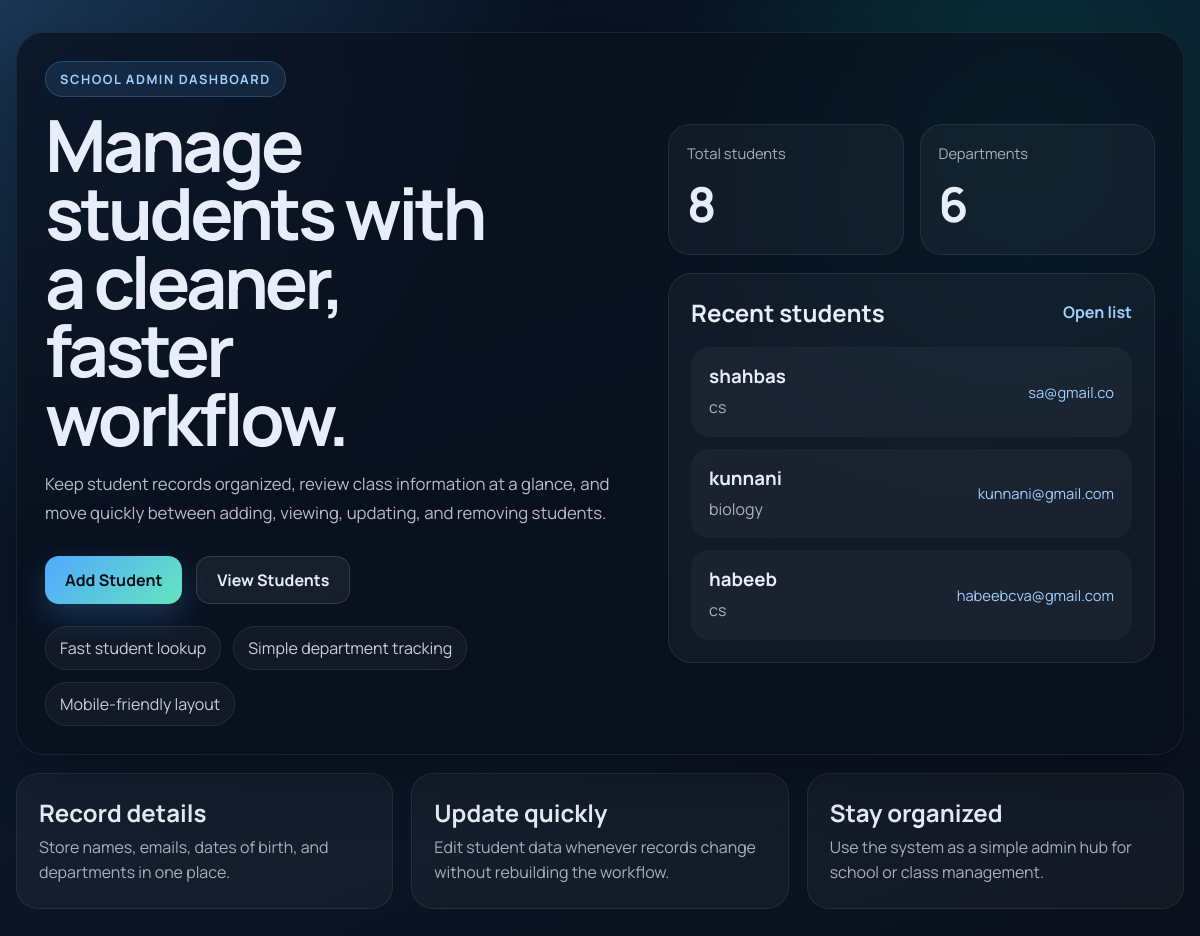
Before: /student-management/ with the older database file.
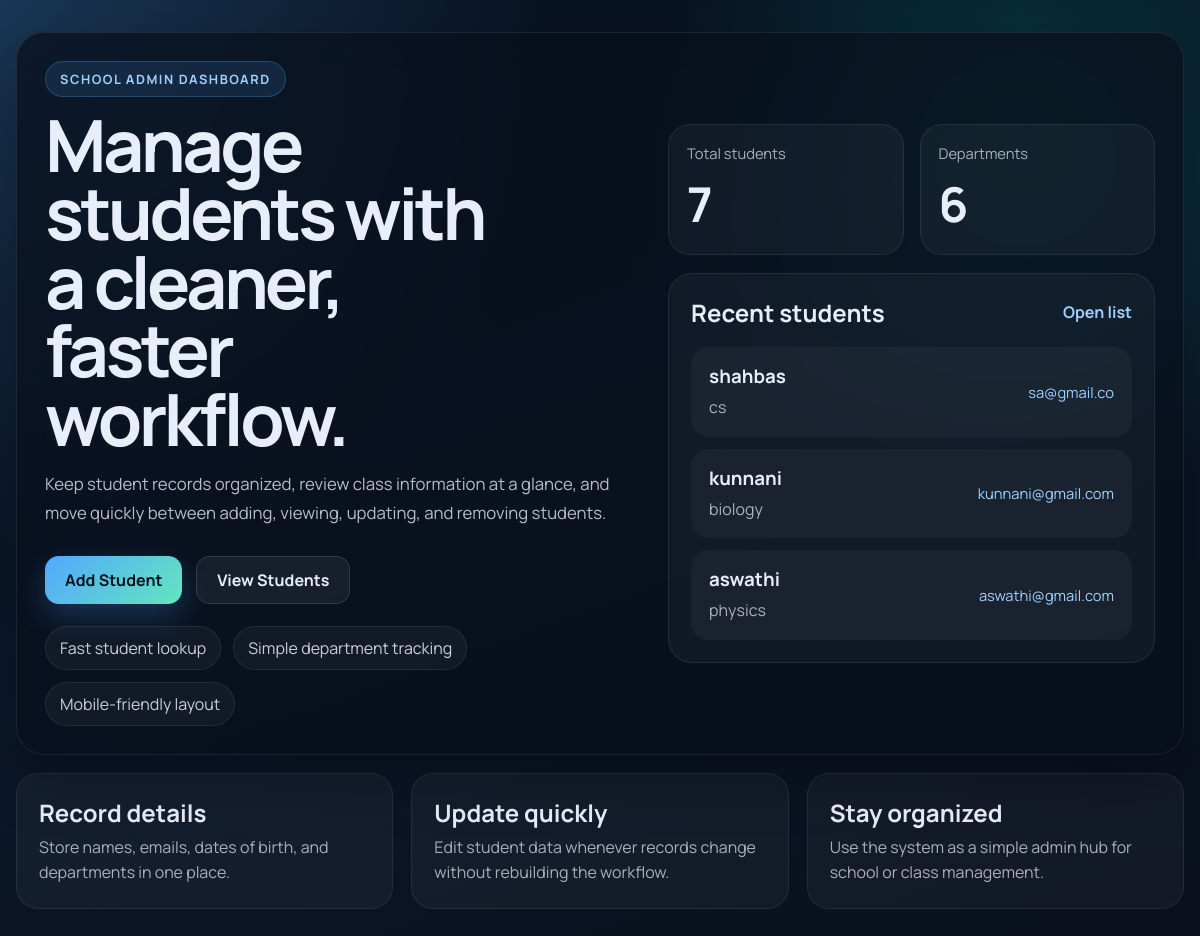
After: the same page with the newer database file.
### student_management/models.py (models this page shows, shortened)
class Student(models.Model):
    name = models.CharField(max_length=50)
    email = models.EmailField(unique=True)
    date_of_birth = models.DateField()
    department = models.CharField(max_length=50)
    enrollment_date = models.DateField(auto_now_add=True)

### student_management/views.py (the view)
# urls.py: path('', views.index, name='index'),
def index(request):
    students = Student.objects.all().order_by('-id')[:3]
    total_students = Student.objects.count()
    departments = Student.objects.values('department').distinct().count()
    return render(request, 'index.html', {
        'students': students,
        'total_students': total_students,
        'departments': departments,
    })

### templates/index.html (shortened to what this page needs)
{% load static %}
<!DOCTYPE html>
<html lang="en">
<head>
</head>
<body>
    <main class="page-shell">
        <section class="hero">
            <div class="hero-copy">
                <span class="eyebrow">School admin dashboard</span>
                <h1>Manage students with a cleaner, faster workflow.</h1>
                <p>
                    Keep student records organized, review class information at a glance, and move quickly between adding,
                    viewing, updating, and removing students.
                </p>
                <div class="hero-actions">
                    <a class="btn btn-primary" href="{% url 'add_student' %}">Add Student</a>
                    <a class="btn btn-secondary" href="{% url 'view_student' %}">View Students</a>
                </div>
                <ul class="hero-highlights">
                    <li>Fast student lookup</li>
                    <li>Simple department tracking</li>
                    <li>Mobile-friendly layout</li>
                </ul>
            </div>
            <div class="hero-panel">
                <div class="stat-grid">
                    <article class="stat-card">
                        <span class="stat-label">Total students</span>
                        <strong>{{ total_students }}</strong>
                    </article>
                    <article class="stat-card">
                        <span class="stat-label">Departments</span>
                        <strong>{{ departments }}</strong>
                    </article>
                </div>
                <div class="panel-card">
                    <div class="panel-header">
                        <h2>Recent students</h2>
                        <a href="{% url 'view_student' %}">Open list</a>
                    </div>
                    {% if students %}
                        <div class="student-list">
                            {% for student in students %}
                                <article class="student-row">
                                    <div>
                                        <h3>{{ student.name }}</h3>
                                        <p>{{ student.department }}</p>
                                    </div>
                                    <span>{{ student.email }}</span>
                                </article>
                            {% endfor %}
                        </div>
                    {% else %}
                        <div class="empty-state">
                            <h3>No students yet</h3>
                            <p>Add the first student to get your dashboard started.</p>
                        </div>
                    {% endif %}
                </div>
            </div>
        </section>
        <section class="feature-grid">
            <article class="feature-card">
                <h2>Record details</h2>
                <p>Store names, emails, dates of birth, and departments in one place.</p>
            </article>
            <article class="feature-card">
                <h2>Update quickly</h2>
                <p>Edit student data whenever records change without rebuilding the workflow.</p>
            </article>
            <article class="feature-card">
                <h2>Stay organized</h2>
                <p>Use the system as a simple admin hub for school or class management.</p>
            </article>
        </section>
    </main>
</body>
</html>

### templates/index.html (style rules this page uses)
* { box-sizing: border-box; }
html { scroll-behavior: smooth; }
body { margin: 0; min-height: 100vh; font-family: 'Manrope', sans-serif; color: #e8eef9; background: radial-gradient(circle at top left, rgba(83, 174, 255, 0.24), transparent 36%), radial-gradient(circle at 85% 15%, rgba(0, 215, 178, 0.18), transparent 28%), linear-gradient(160deg, #07111f 0%, #0b172a 48%, #09101b 100%); }
a { color: inherit; text-decoration: none; }
.page-shell { width: min(1180px, calc(100% - 32px)); margin: 0 auto; padding: 32px 0 56px; }
.hero { display: grid; grid-template-columns: minmax(0, 1.1fr) minmax(320px, 0.9fr); gap: 28px; align-items: center; padding: 28px; border: 1px solid rgba(255, 255, 255, 0.08); border-radius: 28px; background: rgba(9, 16, 28, 0.72); backdrop-filter: blur(18px); box-shadow: 0 20px 60px rgba(0, 0, 0, 0.28); }
.hero-copy h1 { margin: 14px 0 16px; max-width: 10ch; font-size: clamp(2.8rem, 6vw, 5.25rem); line-height: 0.95; letter-spacing: -0.05em; }
.hero-copy p { max-width: 60ch; margin: 0; color: rgba(232, 238, 249, 0.78); font-size: 1.05rem; line-height: 1.75; }
.eyebrow { display: inline-flex; align-items: center; gap: 10px; padding: 8px 14px; border-radius: 999px; background: rgba(83, 174, 255, 0.12); border: 1px solid rgba(83, 174, 255, 0.24); color: #9fd0ff; font-size: 0.8rem; font-weight: 700; letter-spacing: 0.12em; text-transform: uppercase; }
.hero-actions { display: flex; flex-wrap: wrap; gap: 14px; margin-top: 28px; }
.btn { display: inline-flex; align-items: center; justify-content: center; min-height: 48px; padding: 0 20px; border-radius: 14px; font-weight: 700; transition: transform 160ms ease, box-shadow 160ms ease, background-color 160ms ease; }
.btn-primary { background: linear-gradient(135deg, #52a8ff, #63e6be); color: #05101d; box-shadow: 0 12px 30px rgba(82, 168, 255, 0.24); }
.btn-secondary { background: rgba(255, 255, 255, 0.06); border: 1px solid rgba(255, 255, 255, 0.12); }
.hero-highlights { display: flex; flex-wrap: wrap; gap: 12px; padding: 0; margin: 22px 0 0; list-style: none; }
.hero-highlights li, .feature-card, .panel-card, .stat-card { border: 1px solid rgba(255, 255, 255, 0.08); background: rgba(255, 255, 255, 0.04); }
.hero-highlights li { padding: 10px 14px; border-radius: 999px; color: rgba(232, 238, 249, 0.86); }
.hero-panel { display: grid; gap: 18px; }
.stat-grid { display: grid; grid-template-columns: repeat(2, minmax(0, 1fr)); gap: 16px; }
.stat-card { padding: 18px; border-radius: 22px; }
.stat-label { display: block; margin-bottom: 8px; color: rgba(232, 238, 249, 0.7); font-size: 0.92rem; }
.stat-card strong { font-size: clamp(2rem, 4vw, 3.2rem); letter-spacing: -0.06em; }
.panel-card { padding: 22px; border-radius: 24px; }
.panel-header { display: flex; align-items: center; justify-content: space-between; gap: 16px; margin-bottom: 18px; }
.panel-header h2, .feature-card h2, .empty-state h3, .student-row h3 { margin: 0; }
.panel-header a { color: #9fd0ff; font-weight: 700; }
.student-list { display: grid; gap: 12px; }
.student-row { display: flex; align-items: center; justify-content: space-between; gap: 16px; padding: 16px 18px; border-radius: 18px; background: rgba(255, 255, 255, 0.04); }
.student-row p, .empty-state p, .feature-card p { margin: 6px 0 0; color: rgba(232, 238, 249, 0.7); line-height: 1.6; }
.student-row span { color: #9fd0ff; font-size: 0.92rem; text-align: right; word-break: break-word; }
.feature-grid { display: grid; grid-template-columns: repeat(3, minmax(0, 1fr)); gap: 18px; margin-top: 18px; }
.feature-card { padding: 22px; border-radius: 22px; }

Changed rows visible on the page:
removed Student: name "habeeb", department "cs", email "habeebcva@gmail.com"
now on this page (row unchanged): Student: name "aswathi", department "physics", email "aswathi@gmail.com"
Other visible differences:
{{ total_students }}: "8" → "7"
